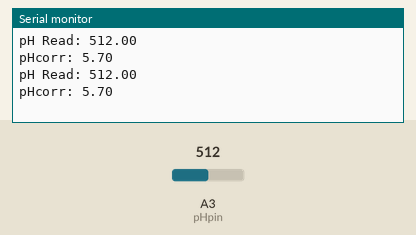
Recording of a sketch running on a simulated Arduino Uno, built with avr-gcc and run on an emulated ATmega328P. Shown: the last lines printed to the serial monitor. The inputs (shaded band) are chosen by the test bench; at power-on: A3 (pHpin) = 512.

Above: at 2.8 s.
2.9 s: A3 (pHpin) set to 716
At 4.6 s:
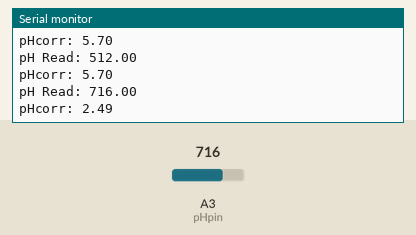
5.6 s: A3 (pHpin) set to 900
At 7.4 s:
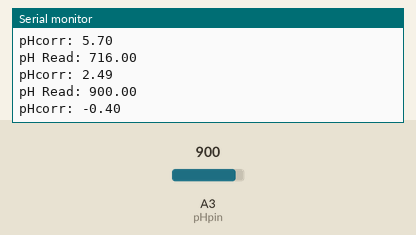
Timing chart, 0 to 8.9 s (numbered marks = the images above; inputs shaded):
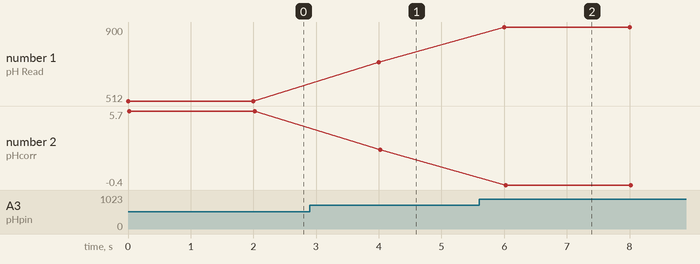

Measured:
- after the input at 2.9 s, the serial monitor: prints a new line after 1.1 s (image 1)
- after the input at 5.6 s, the serial monitor: prints a new line after 0.40 s (image 2)
- plotted number 1: 512 → 716 after the input at 2.9 s, 716 → 900 after the input at 5.6 s
- plotted number 2: 5.7 → 2.49 after the input at 2.9 s, 2.49 → -0.4 after the input at 5.6 s

The sketch:

pH.ino
```cpp
// pH analog pin
#define pHpin A3
// Calibration results - values from 10-bit ADC
#define pH4 620
#define pH7 429

void setup() {
  Serial.begin(9600);
}

void loop() {

  // Get the pH ADC output from A5 (pHpin)
  float pHread = analogRead(pHpin); //0-1024 digital
  Serial.print("pH Read: "); Serial.println(pHread);

  // Convert ADC output to corrected pH using two-point calibration results
  //corr =  (((rawValue-rawLow)*referenceRange)/(rawRange)) + referenceLow
  //where referenceRange = -3 and rawRange= pH4-pH7
  float pHcorr = (((pHread-pH7)*(-3))/(pH4-pH7)) + 7;
  Serial.print("pHcorr: "); Serial.println(pHcorr,2);
  delay(2000);

}
```
